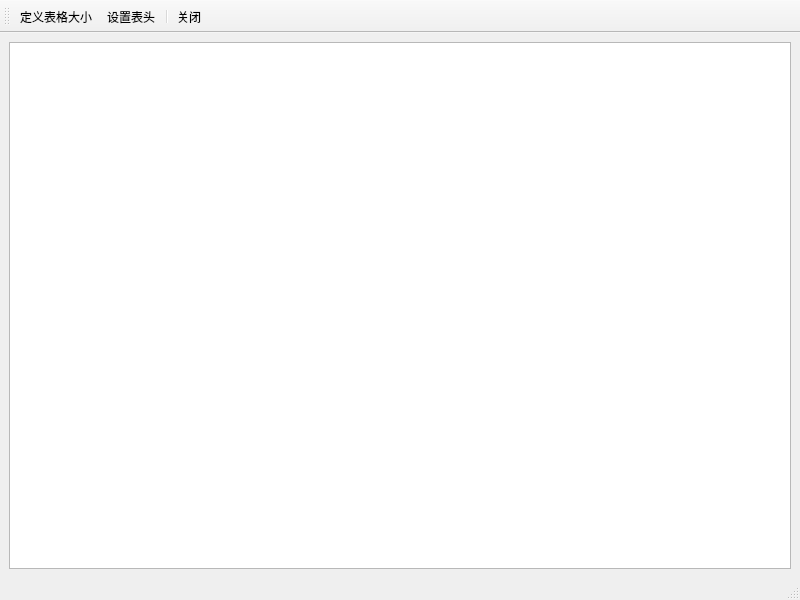
<?xml version="1.0" encoding="UTF-8"?>
<ui version="4.0">
 <class>QFormTable</class>
 <widget class="QMainWindow" name="QFormTable">
  <property name="geometry">
   <rect>
    <x>0</x>
    <y>0</y>
    <width>800</width>
    <height>600</height>
   </rect>
  </property>
  <property name="windowTitle">
   <string>MainWindow</string>
  </property>
  <widget class="QWidget" name="centralwidget">
   <layout class="QVBoxLayout" name="verticalLayout">
    <item>
     <widget class="QTableView" name="tableView"/>
    </item>
   </layout>
  </widget>
  <widget class="QMenuBar" name="menubar">
   <property name="geometry">
    <rect>
     <x>0</x>
     <y>0</y>
     <width>800</width>
     <height>23</height>
    </rect>
   </property>
  </widget>
  <widget class="QStatusBar" name="statusbar"/>
  <widget class="QToolBar" name="toolBar">
   <property name="windowTitle">
    <string>toolBar</string>
   </property>
   <property name="toolButtonStyle">
    <enum>Qt::ToolButtonTextBesideIcon</enum>
   </property>
   <attribute name="toolBarArea">
    <enum>TopToolBarArea</enum>
   </attribute>
   <attribute name="toolBarBreak">
    <bool>false</bool>
   </attribute>
   <addaction name="actSize"/>
   <addaction name="actSetHeader"/>
   <addaction name="separator"/>
   <addaction name="actClose"/>
  </widget>
  <action name="actSize">
   <property name="icon">
    <iconset resource="res.qrc">
     <normaloff>:/images/images/230.bmp</normaloff>:/images/images/230.bmp</iconset>
   </property>
   <property name="text">
    <string>定义表格大小</string>
   </property>
   <property name="toolTip">
    <string>定义表格大小</string>
   </property>
  </action>
  <action name="actSetHeader">
   <property name="icon">
    <iconset resource="res.qrc">
     <normaloff>:/images/images/516.bmp</normaloff>:/images/images/516.bmp</iconset>
   </property>
   <property name="text">
    <string>设置表头</string>
   </property>
   <property name="toolTip">
    <string>设置表头文字</string>
   </property>
  </action>
  <action name="actClose">
   <property name="icon">
    <iconset resource="res.qrc">
     <normaloff>:/images/images/132.bmp</normaloff>:/images/images/132.bmp</iconset>
   </property>
   <property name="text">
    <string>关闭</string>
   </property>
   <property name="toolTip">
    <string>关闭本窗口</string>
   </property>
  </action>
 </widget>
 <resources>
  <include location="res.qrc"/>
 </resources>
 <connections/>
</ui>
